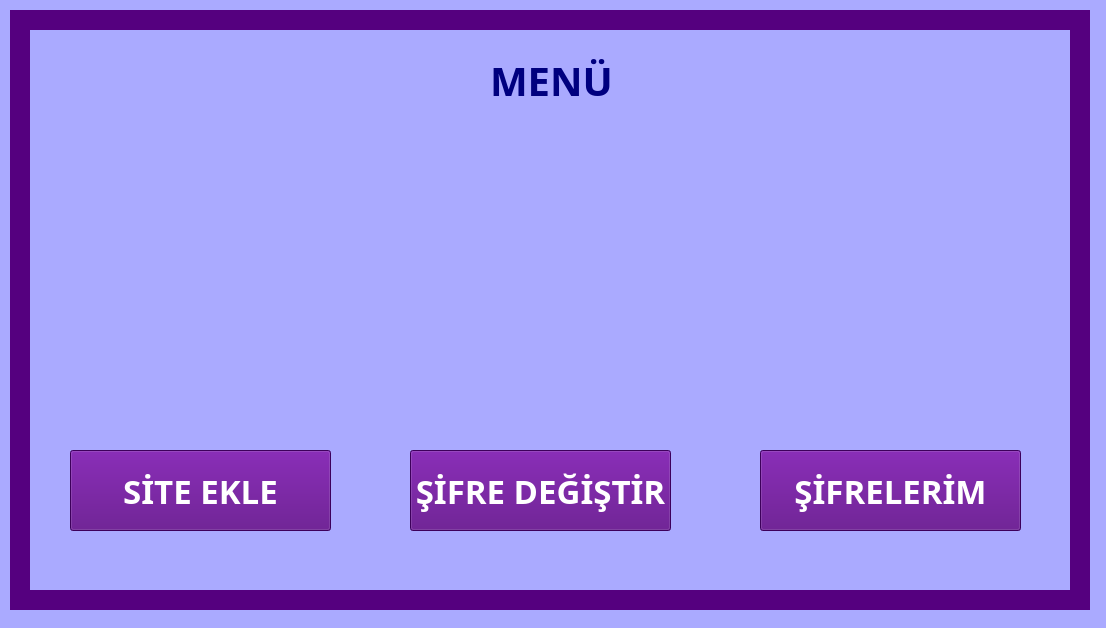
<?xml version="1.0" encoding="UTF-8"?>
<ui version="4.0">
 <class>Form</class>
 <widget class="QWidget" name="Form">
  <property name="geometry">
   <rect>
    <x>0</x>
    <y>0</y>
    <width>1106</width>
    <height>628</height>
   </rect>
  </property>
  <property name="windowTitle">
   <string>Menü</string>
  </property>
  <property name="styleSheet">
   <string notr="true">background-color: rgb(170, 170, 255);</string>
  </property>
  <widget class="QLabel" name="label_4">
   <property name="geometry">
    <rect>
     <x>760</x>
     <y>160</y>
     <width>261</width>
     <height>231</height>
    </rect>
   </property>
   <property name="font">
    <font>
     <family>Gabriola</family>
     <pointsize>28</pointsize>
     <weight>75</weight>
     <bold>true</bold>
    </font>
   </property>
   <property name="styleSheet">
    <string notr="true">color: rgb(0, 0, 127);</string>
   </property>
   <property name="text">
    <string/>
   </property>
   <property name="pixmap">
    <pixmap>resimler/hesap.png</pixmap>
   </property>
   <property name="scaledContents">
    <bool>true</bool>
   </property>
  </widget>
  <widget class="QLabel" name="label">
   <property name="geometry">
    <rect>
     <x>490</x>
     <y>50</y>
     <width>121</width>
     <height>61</height>
    </rect>
   </property>
   <property name="font">
    <font>
     <family>Mistral</family>
     <pointsize>30</pointsize>
     <weight>75</weight>
     <bold>true</bold>
    </font>
   </property>
   <property name="styleSheet">
    <string notr="true">color: rgb(0, 0, 127);</string>
   </property>
   <property name="text">
    <string>MENÜ</string>
   </property>
  </widget>
  <widget class="QPushButton" name="button2">
   <property name="geometry">
    <rect>
     <x>410</x>
     <y>450</y>
     <width>261</width>
     <height>81</height>
    </rect>
   </property>
   <property name="font">
    <font>
     <family>Mistral</family>
     <pointsize>25</pointsize>
     <weight>75</weight>
     <italic>false</italic>
     <bold>true</bold>
    </font>
   </property>
   <property name="styleSheet">
    <string notr="true">color: rgb(255, 255, 255);
border-color: rgb(0, 0, 127);
background-color: rgb(85, 0, 127);</string>
   </property>
   <property name="text">
    <string>ŞİFRE DEĞİŞTİR</string>
   </property>
  </widget>
  <widget class="QLabel" name="label_3">
   <property name="geometry">
    <rect>
     <x>410</x>
     <y>160</y>
     <width>261</width>
     <height>231</height>
    </rect>
   </property>
   <property name="font">
    <font>
     <family>Gabriola</family>
     <pointsize>28</pointsize>
     <weight>75</weight>
     <bold>true</bold>
    </font>
   </property>
   <property name="styleSheet">
    <string notr="true">color: rgb(0, 0, 127);</string>
   </property>
   <property name="text">
    <string/>
   </property>
   <property name="pixmap">
    <pixmap>resimler/password.png</pixmap>
   </property>
   <property name="scaledContents">
    <bool>true</bool>
   </property>
  </widget>
  <widget class="QPushButton" name="button3">
   <property name="geometry">
    <rect>
     <x>760</x>
     <y>450</y>
     <width>261</width>
     <height>81</height>
    </rect>
   </property>
   <property name="font">
    <font>
     <family>Mistral</family>
     <pointsize>25</pointsize>
     <weight>75</weight>
     <italic>false</italic>
     <bold>true</bold>
    </font>
   </property>
   <property name="styleSheet">
    <string notr="true">color: rgb(255, 255, 255);
border-color: rgb(0, 0, 127);
background-color: rgb(85, 0, 127);</string>
   </property>
   <property name="text">
    <string>ŞİFRELERİM</string>
   </property>
  </widget>
  <widget class="QPushButton" name="button1">
   <property name="geometry">
    <rect>
     <x>70</x>
     <y>450</y>
     <width>261</width>
     <height>81</height>
    </rect>
   </property>
   <property name="font">
    <font>
     <family>Mistral</family>
     <pointsize>25</pointsize>
     <weight>75</weight>
     <italic>false</italic>
     <bold>true</bold>
    </font>
   </property>
   <property name="styleSheet">
    <string notr="true">color: rgb(255, 255, 255);
border-color: rgb(0, 0, 127);
background-color: rgb(85, 0, 127);</string>
   </property>
   <property name="text">
    <string>SİTE EKLE</string>
   </property>
  </widget>
  <widget class="QLabel" name="label_2">
   <property name="geometry">
    <rect>
     <x>70</x>
     <y>160</y>
     <width>261</width>
     <height>231</height>
    </rect>
   </property>
   <property name="font">
    <font>
     <family>Gabriola</family>
     <pointsize>28</pointsize>
     <weight>75</weight>
     <bold>true</bold>
    </font>
   </property>
   <property name="styleSheet">
    <string notr="true">color: rgb(0, 0, 127);</string>
   </property>
   <property name="text">
    <string/>
   </property>
   <property name="pixmap">
    <pixmap>resimler/site.png</pixmap>
   </property>
   <property name="scaledContents">
    <bool>true</bool>
   </property>
  </widget>
  <widget class="QLabel" name="label_5">
   <property name="geometry">
    <rect>
     <x>1070</x>
     <y>30</y>
     <width>20</width>
     <height>561</height>
    </rect>
   </property>
   <property name="styleSheet">
    <string notr="true">background-color: rgb(85, 0, 127);</string>
   </property>
   <property name="text">
    <string/>
   </property>
  </widget>
  <widget class="QLabel" name="label_6">
   <property name="geometry">
    <rect>
     <x>10</x>
     <y>30</y>
     <width>20</width>
     <height>571</height>
    </rect>
   </property>
   <property name="styleSheet">
    <string notr="true">background-color: rgb(85, 0, 127);</string>
   </property>
   <property name="text">
    <string/>
   </property>
  </widget>
  <widget class="QLabel" name="label_8">
   <property name="geometry">
    <rect>
     <x>10</x>
     <y>10</y>
     <width>1080</width>
     <height>20</height>
    </rect>
   </property>
   <property name="styleSheet">
    <string notr="true">background-color: rgb(85, 0, 127);</string>
   </property>
   <property name="text">
    <string/>
   </property>
  </widget>
  <widget class="QLabel" name="label_9">
   <property name="geometry">
    <rect>
     <x>10</x>
     <y>590</y>
     <width>1080</width>
     <height>20</height>
    </rect>
   </property>
   <property name="styleSheet">
    <string notr="true">background-color: rgb(85, 0, 127);</string>
   </property>
   <property name="text">
    <string/>
   </property>
  </widget>
 </widget>
 <resources/>
 <connections/>
</ui>
